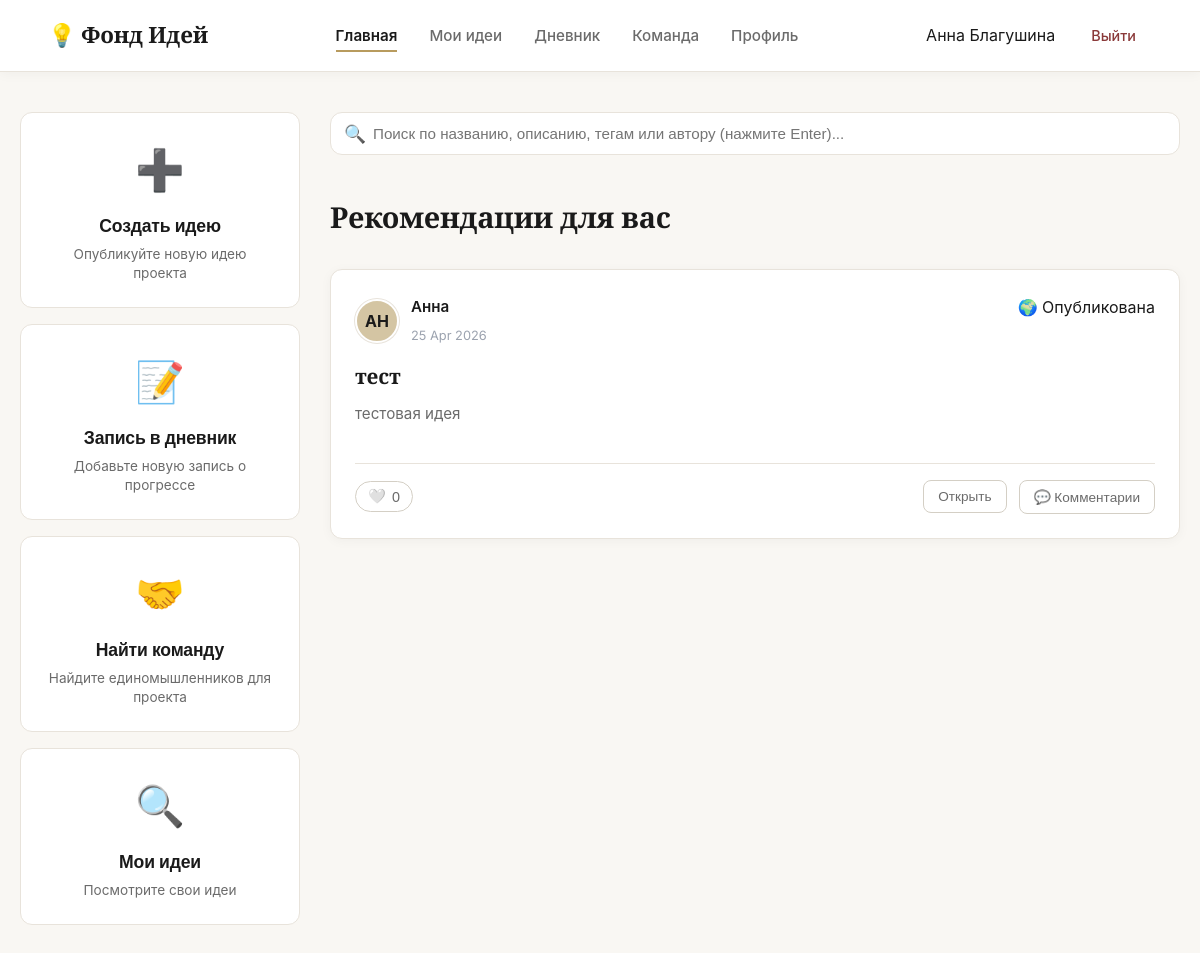
The page /dashboard (signed in) on the database its author committed.
### data/models.py (models this page shows, shortened)
class User(db.Model):
    id = db.Column(db.Integer, primary_key=True)
    username = db.Column(db.String(80), nullable=False)
    email = db.Column(db.String(120), unique=True, nullable=False)
    password_hash = db.Column(db.String(256))
    bio = db.Column(db.Text, default="Основатель стартапа в области EdTech...")
    about_me = db.Column(db.Text, default="")
    city = db.Column(db.String(100), default="Москва, Россия")
    joined_year = db.Column(db.String(10), default="2026")
    is_email_visible = db.Column(db.Boolean, default=True)
    is_city_visible = db.Column(db.Boolean, default=True)
    is_photo_visible = db.Column(db.Boolean, default=True)
    is_skills_visible = db.Column(db.Boolean, default=True)
    is_description_visible = db.Column(db.Boolean, default=True)
    is_ideas_visible = db.Column(db.Boolean, default=True)
    is_team_visible = db.Column(db.Boolean, default=True)
    ideas = db.relationship('Idea', backref='author', lazy=True)
    diary_entries = db.relationship('DiaryEntry', backref='owner', lazy=True)
    skills = db.relationship('Skill', backref='owner_skill', lazy=True)

class Idea(db.Model):
    id = db.Column(db.Integer, primary_key=True)
    user_id = db.Column(db.Integer, db.ForeignKey('user.id'), nullable=False)
    title = db.Column(db.String(200), nullable=False)
    description = db.Column(db.Text)
    category = db.Column(db.String(50))
    visibility = db.Column(db.String(20), default='draft')
    license = db.Column(db.String(20), default='all_rights')
    tags = db.Column(db.String(200))
    date = db.Column(db.String(50))

### app.py (the view)
@app.route('/dashboard')
def dashboard():
    user = get_current_user()
    if not user:
        return redirect(url_for('index'))
    user_ideas = Idea.query.filter_by(user_id=user.id).all()
    user_categories = {i.category for i in user_ideas if i.category}
    user_tags = set()
    for i in user_ideas:
        if i.tags:
            user_tags.update(t.strip().lower() for t in i.tags.split(','))
    user_skills = {s.name.lower() for s in Skill.query.filter_by(user_id=user.id).all()}
    candidates = Idea.query.filter(Idea.visibility == 'published').all()
    scored_ideas = []
    now = datetime.datetime.now()
    for idea in candidates:
        score = 0
        if idea.category in user_categories:
            score += 30
        idea_tags = set(t.strip().lower() for t in idea.tags.split(',')) if idea.tags else set()
        score += len(idea_tags & user_tags) * 10
        score += len(idea_tags & user_skills) * 5
        likes_count = Like.query.filter_by(idea_id=idea.id).count()
        score += likes_count * 2
        try:
            idea_date = datetime.datetime.strptime(idea.date, '%d %b %Y')
            days_old = (now - idea_date).days
            if days_old < 30:
                score += (30 - days_old) * 1.5
        except ValueError:
            pass
        scored_ideas.append({'idea': idea, 'score': score})
    scored_ideas.sort(key=lambda x: (x['score'], x['idea'].id), reverse=True)
    recommended_ideas = [item['idea'] for item in scored_ideas[:15]]
    liked_ideas = {l.idea_id for l in Like.query.filter_by(user_id=user.id).all()}
    return render_template('dashboard.html', username=user.username, recommended_ideas=recommended_ideas,
                           liked_ideas=liked_ideas)

### app.py (called while the page is built)
def get_current_user():
    if 'user_id' in session:
        return User.query.get(session['user_id'])
    return None

### templates/dashboard.html (shortened to what this page needs)
<!DOCTYPE html>
<html lang="ru">
<head>
    <link rel="stylesheet" href="{{ url_for('static', filename='css/styles.css') }}">
    <link rel="stylesheet" href="{{ url_for('static', filename='css/dashboard.css') }}">
</head>
<body class="dash-body">
    <nav class="navbar">
        <div class="nav-brand">💡 Фонд Идей</div>
        <div class="nav-links">
            <a href="{{ url_for('dashboard') }}" class="active">Главная</a>
            <a href="{{ url_for('ideas') }}">Мои идеи</a>
            <a href="{{ url_for('diary') }}">Дневник</a>
            <a href="{{ url_for('team') }}">Команда</a>
            <a href="{{ url_for('profile') }}">Профиль</a>
        </div>
        <div class="nav-user">
            <span>{{ username }}</span>
            <a href="{{ url_for('logout') }}" class="btn-logout">Выйти</a>
        </div>
    </nav>
    <main class="dashboard-layout">
        <aside class="dashboard-sidebar">
            <div class="action-card" onclick="openModal()">
                <div class="card-icon">➕</div>
                <h3>Создать идею</h3>
                <p>Опубликуйте новую идею проекта</p>
            </div>
            <a href="{{ url_for('diary') }}" class="action-card sidebar-link">
                <div class="card-icon">📝</div>
                <h3>Запись в дневник</h3>
                <p>Добавьте новую запись о прогрессе</p>
            </a>
            <a href="{{ url_for('team') }}" class="action-card sidebar-link">
                <div class="card-icon">🤝</div>
                <h3>Найти команду</h3>
                <p>Найдите единомышленников для проекта</p>
            </a>
            <a href="{{ url_for('ideas') }}" class="action-card sidebar-link">
                <div class="card-icon">🔍</div>
                <h3>Мои идеи</h3>
                <p>Посмотрите свои идеи</p>
            </a>
        </aside>
        <section class="feed-container" id="feedContainer">
            <div class="feed-search-bar">
                <span class="search-icon">🔍</span>
                <input type="text" id="feedSearchInput" placeholder="Поиск по названию, описанию, тегам или автору (нажмите Enter)..." autocomplete="off">
            </div>
            <h2 class="feed-title" id="feedTitle">Рекомендации для вас</h2>
            {% if recommended_ideas %}
                {% for idea in recommended_ideas %}
                <article class="feed-card idea-card"
                         data-id="{{ idea.id }}"
                         data-title="{{ idea.title }}"
                         data-desc="{{ idea.description }}"
                         data-category="{{ idea.category }}"
                         data-visibility="{{ idea.visibility }}"
                         data-license="{{ idea.license }}"
                         data-tags="{{ idea.tags }}"
                         data-date="{{ idea.date }}">
                    <div class="feed-card-header card-header">
                        <div class="feed-author">
                            <div class="feed-avatar member-avatar">{{ idea.author.username[:2].upper() if idea.author else '??' }}</div>
                            <div>
                                <span class="feed-name">{{ idea.author.username if idea.author else 'Аноним' }}</span>
                                <span class="feed-time">{{ idea.date }}</span>
                            </div>
                        </div>
                        <span class="badge published">🌍 Опубликована</span>
                    </div>
                    <h3 class="feed-title-text">{{ idea.title }}</h3>
                    <p class="feed-desc">{{ idea.description[:180] }}{% if idea.description|length > 180 %}...{% endif %}</p>
                    <div class="feed-actions card-actions">
                        <button class="feed-like-btn" data-id="{{ idea.id }}" data-liked="{{ 'true' if idea.id in liked_ideas else 'false' }}" onclick="toggleLike(this)">
                            <span class="like-icon">{{ '❤️' if idea.id in liked_ideas else '🤍' }}</span>
                            <span class="like-count">{{ idea.likes|length }}</span>
                        </button>
                        <button class="action-btn" onclick="openViewModal(this.closest('.idea-card'))"> Открыть</button>
                        <button class="action-btn outline" onclick="openCommentsModal({{ idea.id }})">💬 Комментарии</button>
                    </div>
                </article>
                {% endfor %}
            {% else %}
                <div class="empty-feed">
                    <h3> Пока нет рекомендаций</h3>
                    <p>Создайте идеи или добавьте навыки, чтобы получить персональную подборку.</p>
                </div>
            {% endif %}
        </section>
    </main>
</body>
</html>

### static/css/styles.css (style rules this page uses)
:root { --bg-paper: #F9F7F3; --bg-white: #FFFFFF; --bg-edge: #F1EDE6; --text-ink: #1A1A1A; --text-pencil: #6B6B6B; --text-light: #9CA3AF; --accent-binding: #8B3A3A; --accent-binding-hover: #6B2D2D; --accent-foil: #B89B5E; --accent-foil-light: #D4C5A3; --border-paper: #E8E3DB; --border-dark: #D4CFC5; --shadow-soft: 0 4px 20px rgba(26, 26, 26, 0.06); --shadow-medium: 0 8px 30px rgba(26, 26, 26, 0.08); --shadow-card: 0 2px 12px rgba(26, 26, 26, 0.04); --radius-sm: 8px; --radius-md: 12px; --radius-lg: 16px; --ease-smooth: cubic-bezier(0.25, 0.1, 0.25, 1); --transition-base: all 0.3s var(--ease-smooth); }
* { margin: 0; padding: 0; box-sizing: border-box; }
body { font-family: 'Inter', -apple-system, BlinkMacSystemFont, 'Segoe UI', sans-serif; background: var(--bg-paper); color: var(--text-ink); line-height: 1.65; -webkit-font-smoothing: antialiased; -moz-osx-font-smoothing: grayscale; }
h1, h2, h3, h4, h5, h6 { font-family: 'Cormorant Garamond', Georgia, serif; font-weight: 500; line-height: 1.25; letter-spacing: -0.01em; color: var(--text-ink); }
h2 { font-size: 2rem; margin-bottom: 8px; color: var(--text-ink); font-weight: 500; }
.navbar { height: 72px; padding: 0 48px; background: var(--bg-white); display: flex; align-items: center; justify-content: space-between; border-bottom: 1px solid var(--border-paper); box-shadow: var(--shadow-card); position: sticky; top: 0; z-index: 100; }
.nav-brand { font-family: 'Cormorant Garamond', serif; font-weight: 600; font-size: 1.4rem; color: var(--text-ink); letter-spacing: -0.01em; }
.nav-links { display: flex; gap: 32px; }
.nav-links a { text-decoration: none; color: var(--text-pencil); font-weight: 500; font-size: 0.95rem; transition: var(--transition-base); position: relative; padding: 4px 0; }
.nav-links a::after { content: ''; position: absolute; bottom: 0; left: 0; width: 0; height: 2px; background: var(--accent-foil); transition: width 0.3s var(--ease-smooth); }
.nav-links a.active, .nav-links a:hover { color: var(--text-ink); font-weight: 600; }
.nav-links a.active::after, .nav-links a:hover::after { width: 100%; }
.nav-user { display: flex; align-items: center; gap: 20px; }
.btn-logout { color: var(--accent-binding); text-decoration: none; font-weight: 500; font-size: 0.9rem; transition: var(--transition-base); padding: 8px 16px; border-radius: var(--radius-sm); }

### rows shown on the page
User: username "Анна Благушина"
Idea: author "АН", author "Анна", date "25 Apr 2026", title "тест", description "тестовая идея", id "🤍", likes|length "0"
